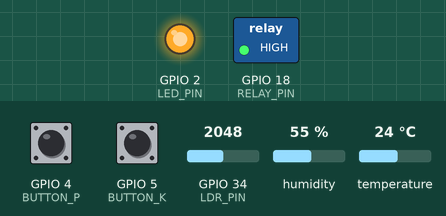
Bench run of a sketch on a simulated ESP32. Parts: switched loads named in the sketch (green lamp = pin HIGH), output pins drawn as LEDs (lit = HIGH). The inputs (shaded band) are chosen by the test bench; at power-on: humidity 55 %, GPIO 34 (LDR_PIN) = 2048, GPIO 4 (BUTTON_P) HIGH, GPIO 5 (BUTTON_K) HIGH, temperature 24 °C. What the sketch prints to the serial monitor is not drawn.

Above: at 2.8 s.
2.9 s: humidity set to 41 %
5.6 s: humidity set to 38 %
9.5 s: GPIO 34 (LDR_PIN) set to 2282
12.2 s: GPIO 34 (LDR_PIN) set to 2379
Timing chart, 0 to 15.2 s (numbered marks = the images above; inputs shaded):
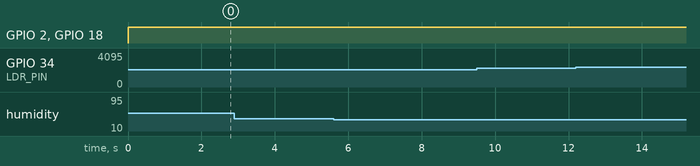

The sketch:

sketch.ino
```cpp
#include <Arduino.h>
#include "DHT.h"

// Definição dos pinos
#define DHTPIN 15
#define DHTTYPE DHT22

#define BUTTON_P 4
#define BUTTON_K 5
#define LDR_PIN 34
#define RELAY_PIN 18
#define LED_PIN 2

DHT dht(DHTPIN, DHTTYPE);

void setup() {
  Serial.begin(115200);
  pinMode(BUTTON_P, INPUT_PULLUP);
  pinMode(BUTTON_K, INPUT_PULLUP);
  pinMode(LDR_PIN, INPUT);
  pinMode(RELAY_PIN, OUTPUT);
  pinMode(LED_PIN, OUTPUT);

  dht.begin();
  digitalWrite(RELAY_PIN, LOW);
  digitalWrite(LED_PIN, LOW);
}

void loop() {
  // Leitura dos botões (Fósforo e Potássio)
  bool fosforo = !digitalRead(BUTTON_P); // Pressionado = presente
  bool potassio = !digitalRead(BUTTON_K);

  // Leitura do LDR (simulando pH)
  int ldrValue = analogRead(LDR_PIN);
  float pH = map(ldrValue, 0, 4095, 0, 14);

  // Leitura do DHT22 (umidade do solo)
  float umidade = dht.readHumidity();

  // CONDIÇÕES SEPARADAS:
  bool falta_nutriente = (!fosforo || !potassio); // Fósforo ou potássio ausente
  bool solo_seco = (umidade < 40.0);              // Umidade < 40%
  bool ph_ruim = (pH < 5.5 || pH > 7.5);          // pH fora do ideal

  // Lógica: bomba liga se QUALQUER condição for verdadeira
  bool bombaOn = (falta_nutriente || solo_seco || ph_ruim);

  digitalWrite(RELAY_PIN, bombaOn ? HIGH : LOW);
  digitalWrite(LED_PIN, bombaOn ? HIGH : LOW);

  // Printando tudo pra monitorar
  Serial.print("Fosforo: ");
  Serial.print(fosforo ? "PRESENTE" : "AUSENTE");
  Serial.print(" | Potassio: ");
  Serial.print(potassio ? "PRESENTE" : "AUSENTE");
  Serial.print(" | pH: ");
  Serial.print(pH, 2);
  Serial.print(" | Umidade: ");
  Serial.print(umidade, 1);
  Serial.print("% | Bomba: ");
  Serial.print(bombaOn ? "LIGADA" : "DESLIGADA");

  // Motivo da bomba estar ligada
  if (bombaOn) {
    Serial.print(" | Motivo: ");
    if (falta_nutriente) Serial.print("[Nutriente ausente] ");
    if (solo_seco) Serial.print("[Solo seco] ");
    if (ph_ruim) Serial.print("[pH fora do ideal]");
  }
  Serial.println();

  delay(2000);
}
```

Measured:
- after the input at 2.9 s, every drawn part: stays the same
- after the input at 5.6 s, every drawn part: stays the same
- after the input at 9.5 s, every drawn part: stays the same
- after the input at 12.2 s, every drawn part: stays the same
